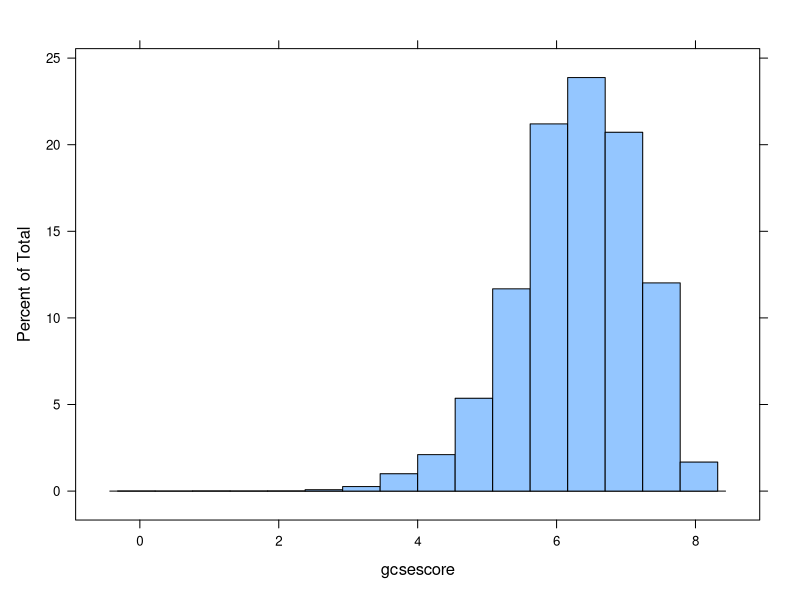
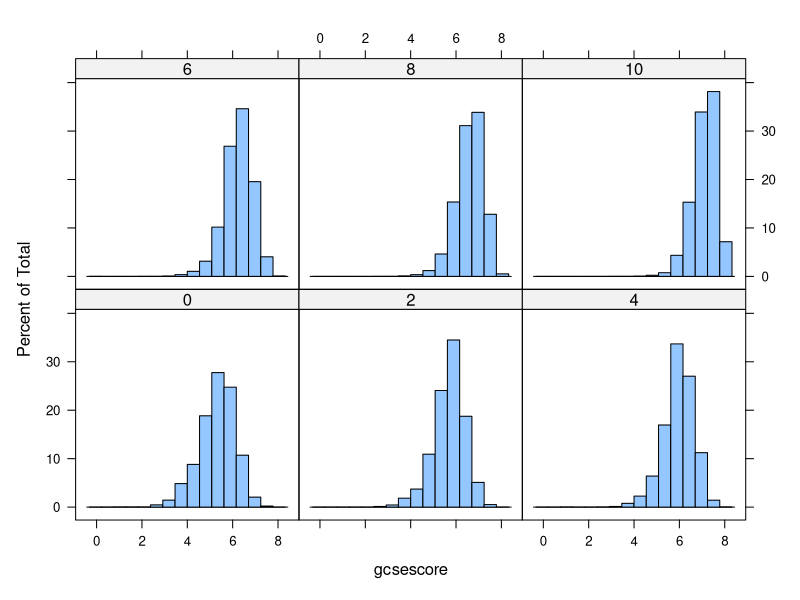
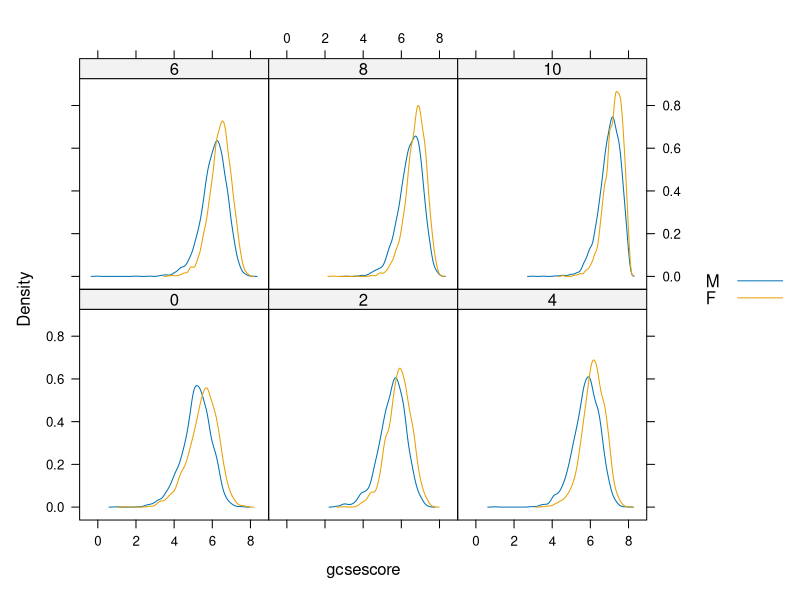
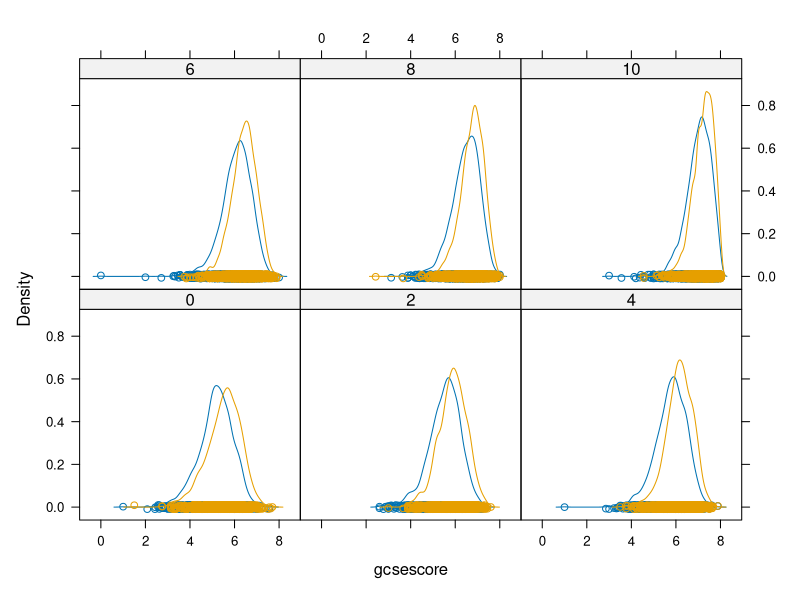
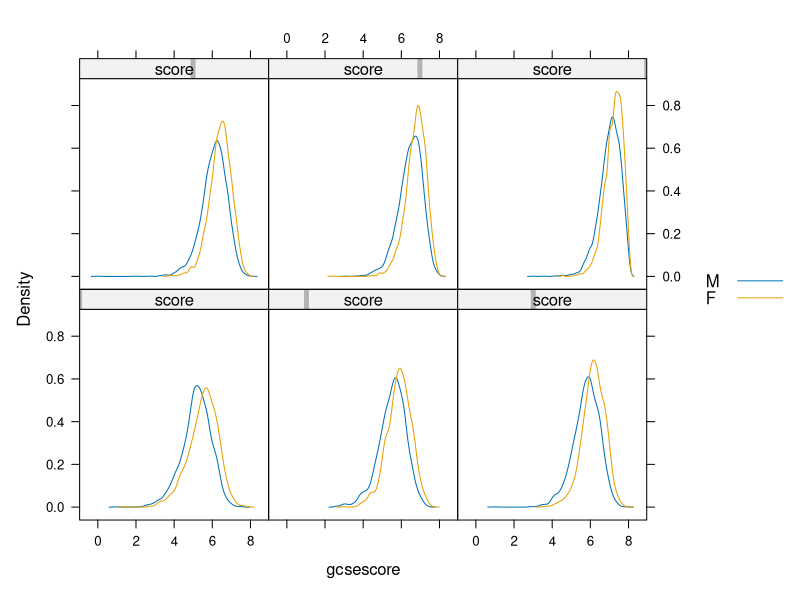
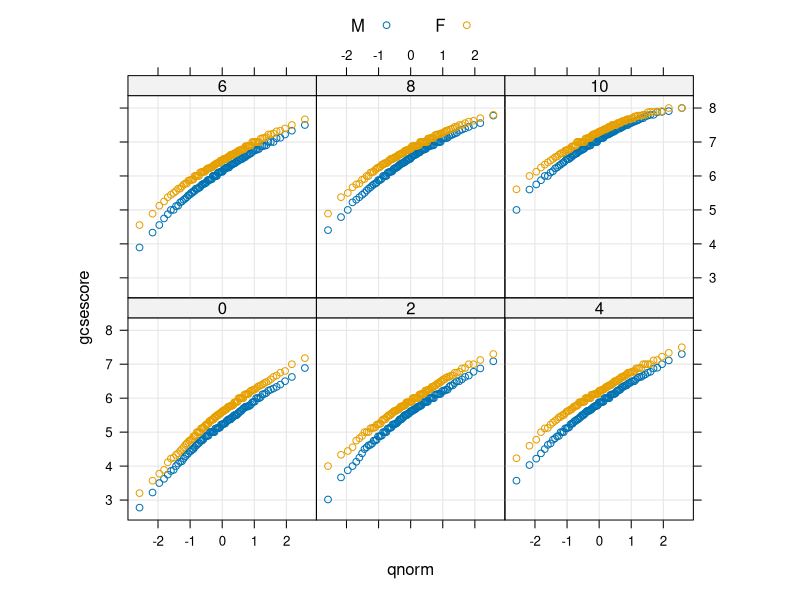
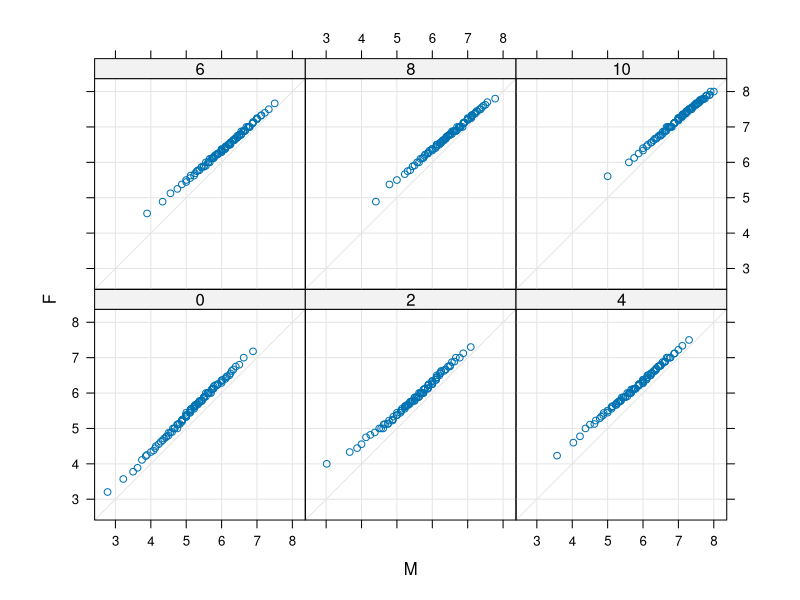
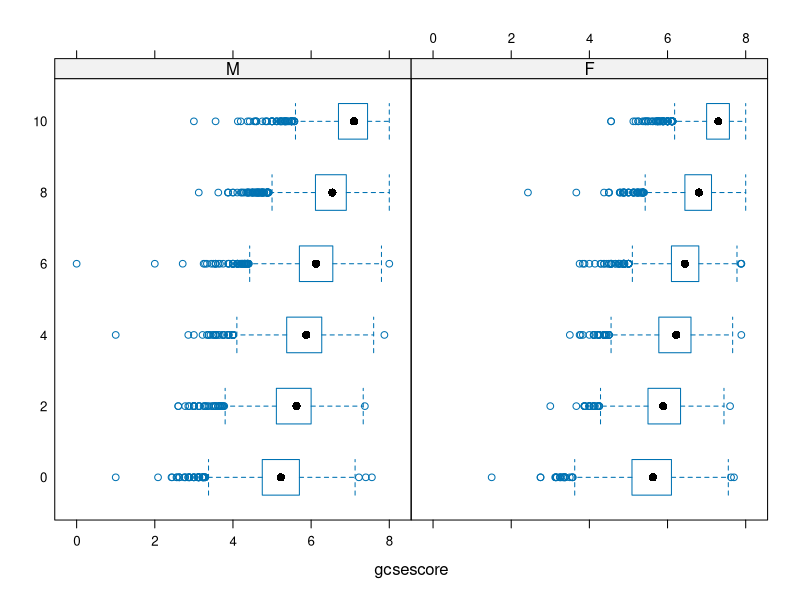

Write R code to recreate these figures, in order.
## ---- chunk 1
library(lattice)
## ---- chunk 2
#install.packages(mlmRev)
require(mlmRev)
data(Chem97, package = "mlmRev")
print(dim(Chem97))
head(Chem97)
## ---- chunk 3
histogram(~ gcsescore, data = Chem97)
## ---- chunk 4
histogram(~ gcsescore | factor(score), data = Chem97)

## ---- chunk 5
densityplot(~ gcsescore | factor(score), Chem97, groups = gender, plot.points = FALSE, auto.key = TRUE)
# key is a synonimum for legend -> it creates automatically a legend
# where it thinks is more appropriate. 
## ---- chunk 6
densityplot(~ gcsescore | factor(score), Chem97, groups = gender)
## ---- chunk 7
densityplot(~ gcsescore | score, Chem97, groups = gender, plot.points = FALSE, auto.key = TRUE)
## ---- chunk 8
qqmath(~ gcsescore | factor(score), Chem97, groups = gender, f.value = ppoints(100), auto.key = list(columns = 2), aspect = "xy",type=c("p","g"))
## ---- chunk 9
qq(gender ~ gcsescore | factor(score), Chem97, f.value = ppoints(100), type = c("p", "g"), aspect = 1)
## ---- chunk 10
bwplot(factor(score) ~ gcsescore | gender, Chem97)
## ---- chunk 11
bwplot(gcsescore ~ gender | factor(score), Chem97, layout = c(6, 1))
## ---- chunk 12
data(gvhd10, package = "latticeExtra")
print(gvhd10)
bwplot(Days ~ log(FSC.H), data = gvhd10)
## ---- chunk 13
stripplot(depth ~ factor(mag), data = quakes, main = "Depth of earthquake epicenters by magnitude", xlab = "Magnitude (Richter)", ylab = "Depth (km)")
## ---- chunk 14
VADeaths
## ---- chunk 15
VADeathsDF <- as.data.frame.table(VADeaths, responseName = "Rate")
VADeathsDF
## ---- chunk 16
barchart(Var1 ~ Rate | Var2, VADeathsDF, layout = c(4, 1))
## ---- chunk 17
barchart(Var1 ~ Rate | Var2, VADeathsDF, layout = c(4, 1), origin = 0)
## ---- chunk 18
dotplot(Var1 ~ Rate | Var2, VADeathsDF, layout = c(1, 4),cex=4)
## ---- chunk 19
dotplot(Var1 ~ Rate, data = VADeathsDF, groups = Var2, type = "o", auto.key = list())
## ---- chunk 20
dotplot(VADeaths, type = "o", auto.key = list(points = TRUE, lines = TRUE, space = "right"))
## ---- chunk 21
methods(generic.function = "dotplot")
## ---- chunk 22
data(Earthquake, package = "nlme")

print(dim(Earthquake))
xyplot(accel ~ distance, data = Earthquake)
## ---- chunk 23
xyplot(accel ~ distance, data = Earthquake, scales = list(log = TRUE),
         type = c("p", "g", "smooth"), xlab = "Distance From Epicenter (km)",
         ylab = "Maximum Horizontal Acceleration (g)")
## ---- chunk 24
Depth <- equal.count(quakes$depth, number=8, overlap=.1)
summary(Depth)
## ---- chunk 25
xyplot(lat ~ long | Depth, data = quakes)
## ---- chunk 26
cloud(depth ~ lat * long, data = quakes,
        zlim = rev(range(quakes$depth)),
        screen = list(z = 105, x = -70), panel.aspect = 0.75,
        xlab = "Longitude", ylab = "Latitude", zlab = "Depth")
## ---- chunk 27
head(USPersonalExpenditure)

dp.uspe <-
      dotplot(t(USPersonalExpenditure), groups = FALSE, layout = c(1, 5),
              xlab = "Expenditure (billion dollars)")
dp.uspe.log <-
      dotplot(t(USPersonalExpenditure), groups = FALSE, layout = c(1, 5),
              scales = list(x = list(log = 2)),
              xlab = "Expenditure (billion dollars)")

plot(dp.uspe,     split = c(1, 1, 2, 1))
plot(dp.uspe.log, split = c(2, 1, 2, 1), newpage = FALSE)

## ---- chunk 28
set.seed(42)
from_us <- rnorm(300,500,50)
from_uk <- rnorm(300,200,20)
from_ru <- rnorm(300,1000,75)
from_cn <- rnorm(300,800,10)
from_br <- rnorm(300,300,40)
## ---- chunk 29
set.seed(42)
price_from_us <- seq(from=1.1,to=2.5,length.out = 300)
price_from_uk <- seq(from=1.5,to=2.0,length.out = 300)
price_from_ru <- seq(from=0.7,to=2.0,length.out = 300)
price_from_cn <- seq(from=0.2,to=4.0,length.out = 300)
price_from_br <- seq(from=0.5,to=1.2,length.out = 300)
## ---- chunk 30
imports <- data.frame(
  month=format(seq(as.Date("1994/01/01"), by = "month", length.out = 300),"%m %Y"),
  quantity=c(from_us,from_uk,from_ru,from_cn,from_br),
  price=c(price_from_us,price_from_uk,price_from_ru,price_from_cn,price_from_br),
  country=as.factor(c(rep("us",300),rep("uk",300),rep("ru",300),rep("cn",300),rep("br",300)))
  )
## ---- chunk 31
imports$total_cost <- imports$quantity*imports$price
## ---- chunk 32
head(imports)
## ---- chunk 33
attach(imports)
print(range(quantity))
## ---- chunk 34
library(lattice)
xyplot(c(0,1300)~c(1,300))
## ---- chunk 35
convert_dates <- function(month)
  return(format(as.Date(paste("01",month,sep=" "),format="%d %m %Y"), "%b %y"))

xyplot(c(0,1300)~c(1,300),
       main=list(label="Import volume", cex=1.5),
       xlab=list(label="Date",cex=1.4),
       ylab=list(label="Quantity (tons)",cex=1.4),
       scales=list(
         x=list(at=c(1,seq(50,300,by=50)),label=convert_dates(month[c(1,seq(50,300,by=50))]),rot=45,cex=1.2),
         y=list(at=seq(0,1300,by=250),cex=1.2)
       )
       )
## ---- chunk 36

mycols <- c("red","blue","black","orange","yellow")
names(mycols) <- unique(country)

xyplot(c(0,1300)~c(1,300),
       main=list(label="Import volume", cex=1.5),
       xlab=list(label="Date",cex=1.4),
       ylab=list(label="Quantity (tons)",cex=1.4),
       scales=list(
         x=list(at=c(1,seq(50,300,by=50)),label=convert_dates(month[c(1,seq(50,300,by=50))]),rot=45,cex=1.2),
         y=list(at=seq(0,1300,by=250),cex=1.2)
       ),
       panel=function(...){
         for(cnt in unique(country))
           lpoints(1:300,quantity[country==cnt],type="p",pch=19,col=mycols[cnt])
         
       }
       )
## ---- chunk 37



xyplot(c(0,1300)~c(1,300),
       main=list(label="Import volume", cex=1.5),
       xlab=list(label="Date",cex=1.4),
       ylab=list(label="Quantity (tons)",cex=1.4),
       scales=list(
         x=list(at=c(1,seq(50,300,by=50)),label=convert_dates(month[c(1,seq(50,300,by=50))]),rot=45,cex=1.2),
         y=list(at=seq(0,1300,by=250),cex=1.2)
       ),
       panel=function(...){
         for(cnt in unique(country))
           lpoints(1:300,quantity[country==cnt],type="l",lwd=3,col=mycols[cnt])
         
       }
       )
## ---- chunk 38
library(Hmisc)

xyplot(c(0,1300)~c(1,300),
       main=list(label="Import volume", cex=1.5),
       xlab=list(label="Date",cex=1.4),
       ylab=list(label="Quantity (tons)",cex=1.4),
       scales=list(
         x=list(at=c(1,seq(50,300,by=50)),label=convert_dates(month[c(1,seq(50,300,by=50))]),rot=45,cex=1.2),
         y=list(at=seq(0,1300,by=250),cex=1.2)
       ),
       key=list(x=0.1,y=0.1,
                      lines=list(lwd=4,col=mycols[unique(country)]),
                      text=list(label=capitalize(as.character(unique(country))),cex=1.75),
                      padding.text=4,
                      border=TRUE,
                      columns=5),
       panel=function(...){
         for(cnt in unique(country))
           lpoints(1:300,quantity[country==cnt],type="l",lwd=3,col=mycols[cnt])
         
       }
       )
## ---- chunk 39
require(sqldf)

summarised <- sqldf("select month,sum(quantity) as total_quantity from imports group by month")
mx=which(summarised$total_quantity==max(summarised$total_quantity),arr.ind = TRUE)
print(mx)
## ---- chunk 40
xyplot(c(0,1300)~c(1,300),
       main=list(label="Import volume", cex=1.5),
       xlab=list(label="Date",cex=1.4),
       ylab=list(label="Quantity (tons)",cex=1.4),
       scales=list(
         x=list(at=c(1,seq(50,300,by=50)),label=convert_dates(month[c(1,seq(50,300,by=50))]),rot=45,cex=1.2),
         y=list(at=seq(0,1300,by=250),cex=1.2)
       ),
       key=list(x=0.1,y=0.1,
                      lines=list(lwd=4,col=mycols[unique(country)]),
                      text=list(label=capitalize(as.character(unique(country))),cex=1.75),
                      padding.text=4,
                      border=TRUE,
                      columns=3),
       panel=function(...){
         for(cnt in unique(country))
           lpoints(1:300,quantity[country==cnt],type="l",lwd=3,col=mycols[cnt])
       lsegments(x0=mx,y0=100,x1=mx,y1=1250,col="green",lwd=3)
       ltext(mx,1280,col="green",label=paste("Max import on",convert_dates(month[mx]),sep=" "),cex=1.4)
       }
       )
## ---- chunk 41
bwplot(quantity~country)
## ---- chunk 42
bwplot(quantity~country,par.settings = list(box.umbrella = list(lty = 1)),
       main=list(label="Import distribution", cex=1.5),
       xlab=list(label="Country",cex=1.4),
       ylab=list(label="Quantity (tons)",cex=1.4),
       scales=list(
         y=list(at=seq(0,1300,by=250),cex=1.3),
         x=list(label=capitalize(as.character(sort(unique(country)))),cex=1.3)
       ),
       panel=function(...){
         panel.bwplot(notch=FALSE,...)
         for(i in 1:5)
           panel.points(x=jitter(rep(i,300),amount=.5),imports[imports$country==sort(unique(country))[i],"quantity"],col=mycols[sort(unique(country))[i]], pch=19,alpha=0.5)
       }
       )
## ---- chunk 43
g1 <- xyplot(c(0,1300)~c(1,300),
       main=list(label="Import volume", cex=1.5),
       xlab=list(label="Date",cex=1.4),
       ylab=list(label="Quantity (tons)",cex=1.4),
       scales=list(
         x=list(at=c(1,seq(50,300,by=50)),label=convert_dates(month[c(1,seq(50,300,by=50))]),rot=45,cex=1.2),
         y=list(at=seq(0,1300,by=250),cex=1.2)
       ),
       key=list(x=0.1,y=0.1,
                      lines=list(lwd=4,col=mycols[unique(country)]),
                      text=list(label=capitalize(as.character(unique(country))),cex=1.75),
                      padding.text=4,
                      border=TRUE,
                      columns=3),
       panel=function(...){
         for(cnt in unique(country))
           lpoints(1:300,quantity[country==cnt],type="l",lwd=3,col=mycols[cnt])
       lsegments(x0=mx,y0=100,x1=mx,y1=1250,col="green",lwd=3)
       ltext(mx,1280,col="green",label=paste("Max import on",convert_dates(month[mx]),sep=" "),cex=1.4)
       }
       )

g2<-bwplot(quantity~country,par.settings = list(box.umbrella = list(lty = 1)),
       main=list(label="Import distribution", cex=1.5),
       xlab=list(label="Country",cex=1.4),
       ylab=list(label="Quantity (tons)",cex=1.4),
       scales=list(
         y=list(at=seq(0,1300,by=250),cex=1.3),
         x=list(label=capitalize(as.character(sort(unique(country)))),cex=1.3)
       ),
       panel=function(...){
         panel.bwplot(notch=TRUE,...)
         for(i in 1:5)
           panel.points(x=jitter(rep(i,300),amount=.5),imports[imports$country==sort(unique(country))[i],"quantity"],col=mycols[sort(unique(country))[i]], pch=19,alpha=0.5)
       }
       )

library(gridExtra)
grid.arrange(g1,g2, ncol=1)
